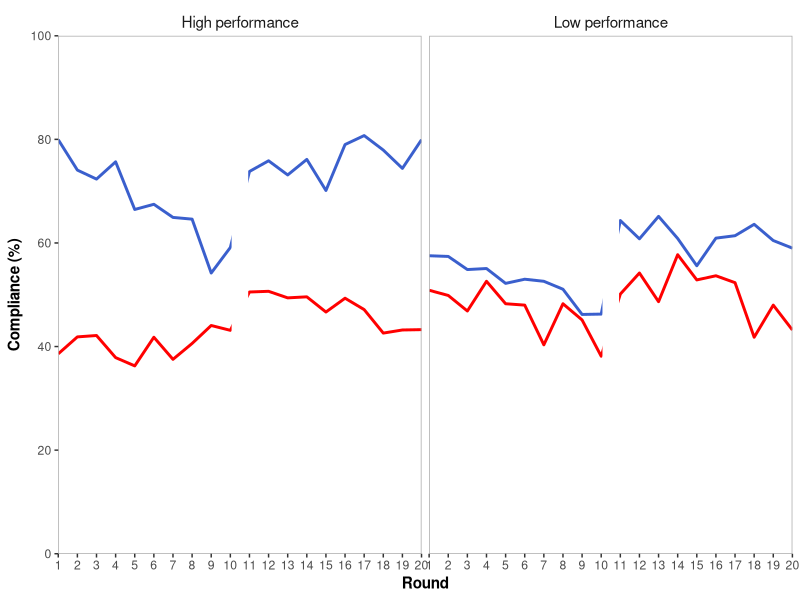
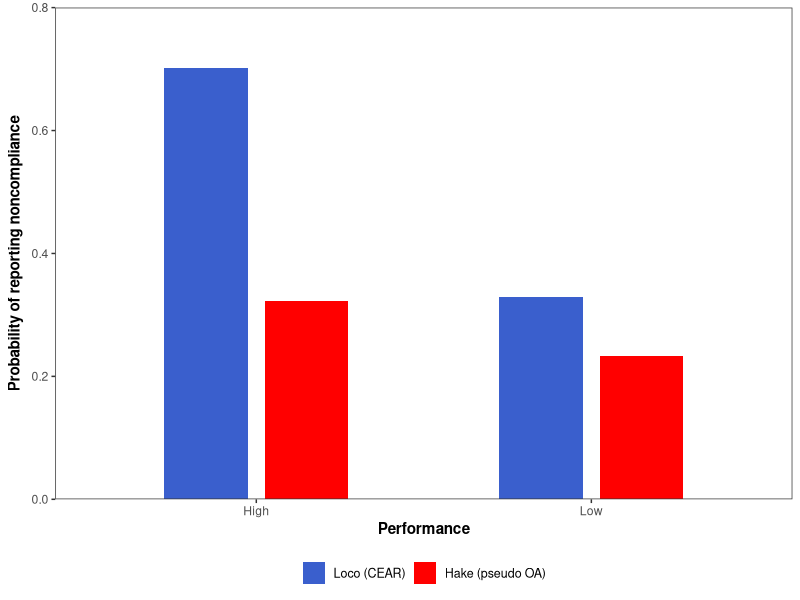
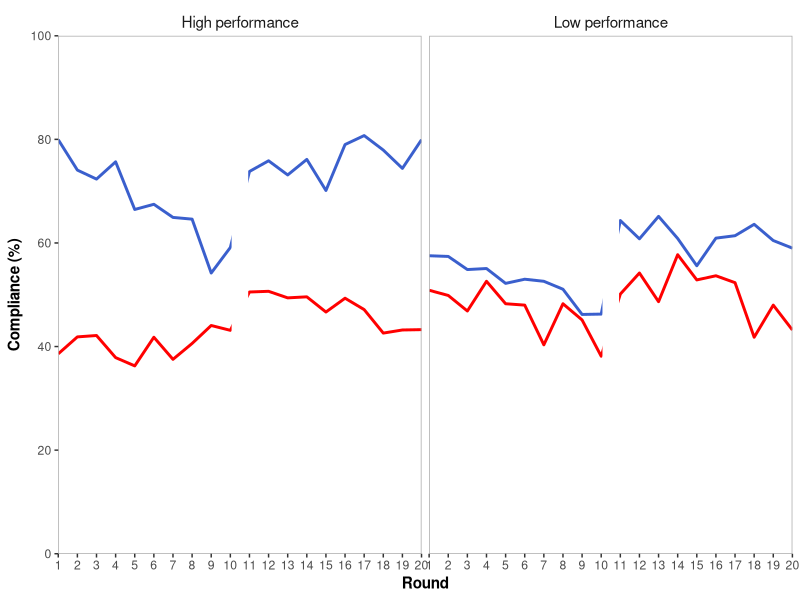
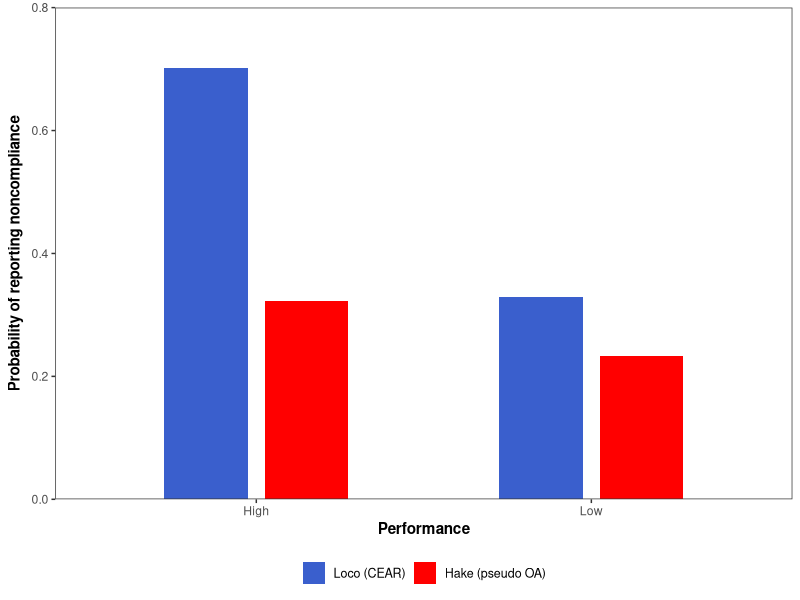

Source code (R) for these figures, in order:
## ---- chunk 1
knitr::opts_chunk$set(echo = TRUE)
library(here)
library(tidyverse)
library(foreign)
## ---- chunk 2

DB <- read_csv(here('Data/DB_fishers_experiment.csv'), col_names = T) 
write.dta(DB, here('Data/DB_fishers_experiment.dta'))

# Generating variables

DB <- DB %>% 
  mutate(compliance = ((50 - overextraction) * 100)/50, # individual percent of compliance in each round
         round_adj = ifelse(round >= 11, round - 11, round - 1), # adjusting rounds for linear models 
         stage = ifelse(round < 11 , 1, 2), # generating dicotomic variable for stage
         frame = ifelse(framing ==1, 'Loco', 'Hake'), # generating character variable for frame
         frame = factor(frame, levels = c('Hake', 'Loco')), # sorting names of frames
         Loco = ifelse(framing ==1, 1, 0),  # generating dummy variable for frame loco
         Hake = ifelse(framing ==2, 1, 0), # generating dummy variable for frame hake
         performance_name = ifelse(performance == 1, 'High performance', 'Low performance')) # generating character variable for performance 
  

## ---- chunk 3

plot_compliance <- ggplot(DB, aes(round, compliance, color=frame)) +
  stat_summary(fun.y=mean, geom="line", size =1)+
  scale_color_manual(values = c("red1", "royalblue3"), labels = c("Loco (CEAR)", "Hake (pseudo OA)"))+
  theme_bw() + 
  xlab(expression(bold("Round"))) +
  ylab(expression(bold("Compliance (%)")))+
  scale_x_continuous(expand = c(0,0), breaks=c(seq(0,20,1)))+
  scale_y_continuous(limits = c(0,100), breaks = c(seq(0,100,20)), expand = c(0,0))+
  geom_vline(xintercept=10.5, size=5.6, col= 'white')+
  facet_wrap(~performance_name)+
  theme(legend.position="bottom", legend.title=element_blank(), legend.text =    element_text(size=11), panel.grid = element_blank(), plot.title = element_text(hjust = 0.5), panel.grid.major = element_blank(), panel.grid.minor = element_blank())+
  theme(legend.position="none",
        panel.grid.major = element_blank(),
        panel.grid.minor = element_blank(),
        strip.background = element_blank(),
        strip.text = element_text(size= 11),
        panel.border = element_rect(colour = "dark grey"))

plot_compliance

ggsave("Fig1.png", plot=plot_compliance, path= "C:/Users/Ignacia Rivera/Box Sync/Ignacia (m_i_rivera@ucsb.edu)/Papers/Paper_Turfs_Cooperation/Results/Clean", scale= 1, units="cm", dpi=300)
## ---- chunk 4

# generating data frame for probability of report 

DB_report_plot <- DB %>% 
  filter(overext_observed > 0 & observer==1) %>% # only observers who inspected overharvested above zero had the opportunity to report
  group_by(framing, performance) %>% 
  summarise(
    report_oportunities = n(),
    report_counts= sum(report)) %>% 
    mutate(probability = (report_counts)/report_oportunities)


# Plot report
plot_report <- ggplot(DB_report_plot, aes(x=as.factor(performance), y=probability, fill=as.factor(framing))) + 
  geom_bar(stat='identity', width=0.5, position=position_dodge(0.6))+
  scale_fill_manual(values = c("royalblue3", "red1"), labels = c("Loco (CEAR)", "Hake (pseudo OA)"))+
  xlab(expression(bold("Performance")))+
  ylab(expression(bold("Probability of reporting noncompliance")))+
  scale_y_continuous(expand = c(0, 0), limits=c(0,0.8), breaks=seq(0,1, by=0.2))+
  scale_x_discrete(labels=c("1" = "High", "2" = "Low"))+ 
  theme_bw()+
  theme(legend.position="bottom", legend.title=element_blank(), legend.text = element_text(size=9), panel.grid = element_blank(), plot.title = element_text(size = 11, hjust = 0.5), strip.text = element_text(size=9))

plot_report

ggsave("Fig2.png", plot=plot_report, path= "C:/Users/Ignacia Rivera/Box Sync/Ignacia (m_i_rivera@ucsb.edu)/Papers/Paper_Turfs_Cooperation/Results/Clean", scale= 1, width= 10, height = 12, units="cm", dpi=300)
